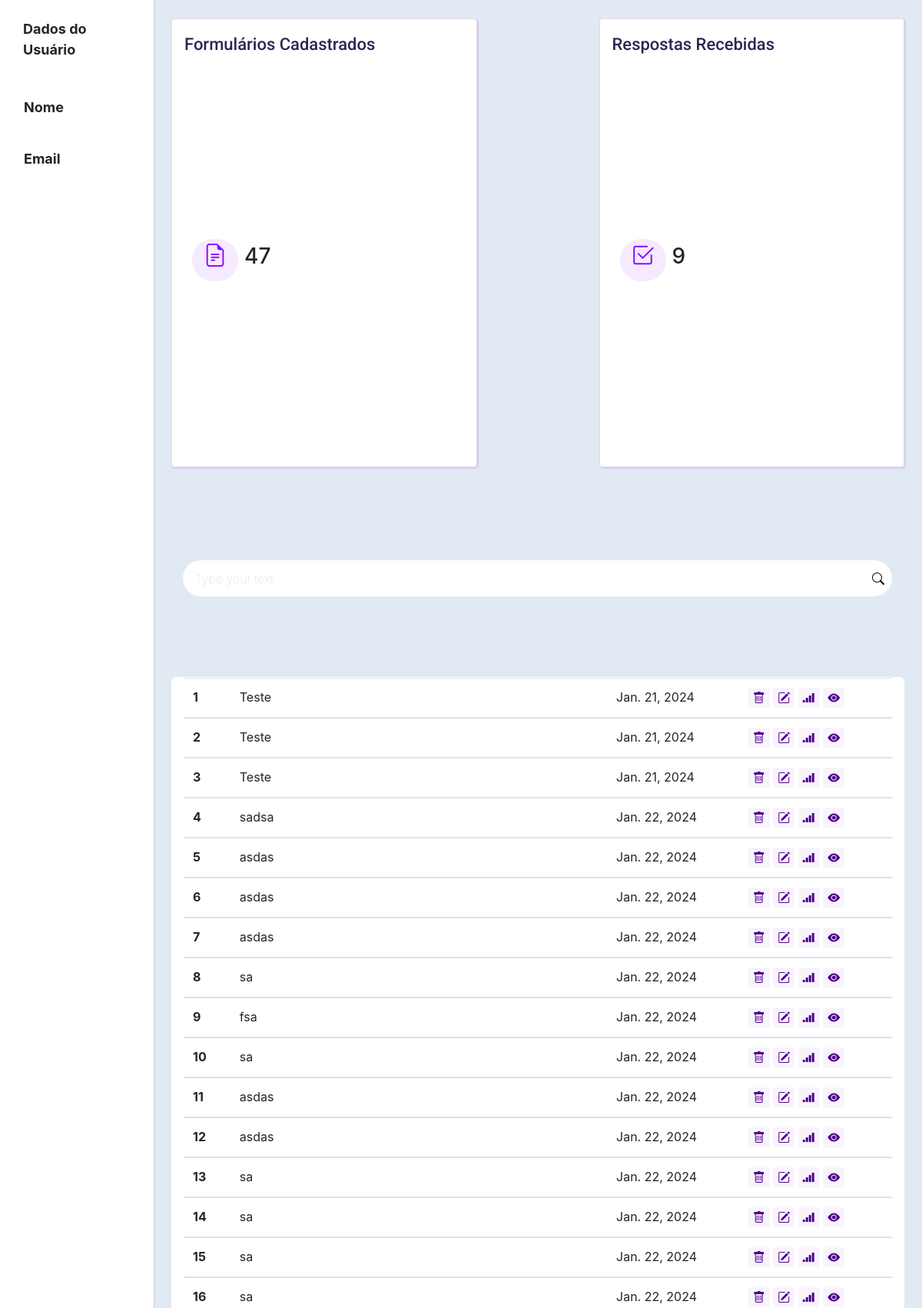
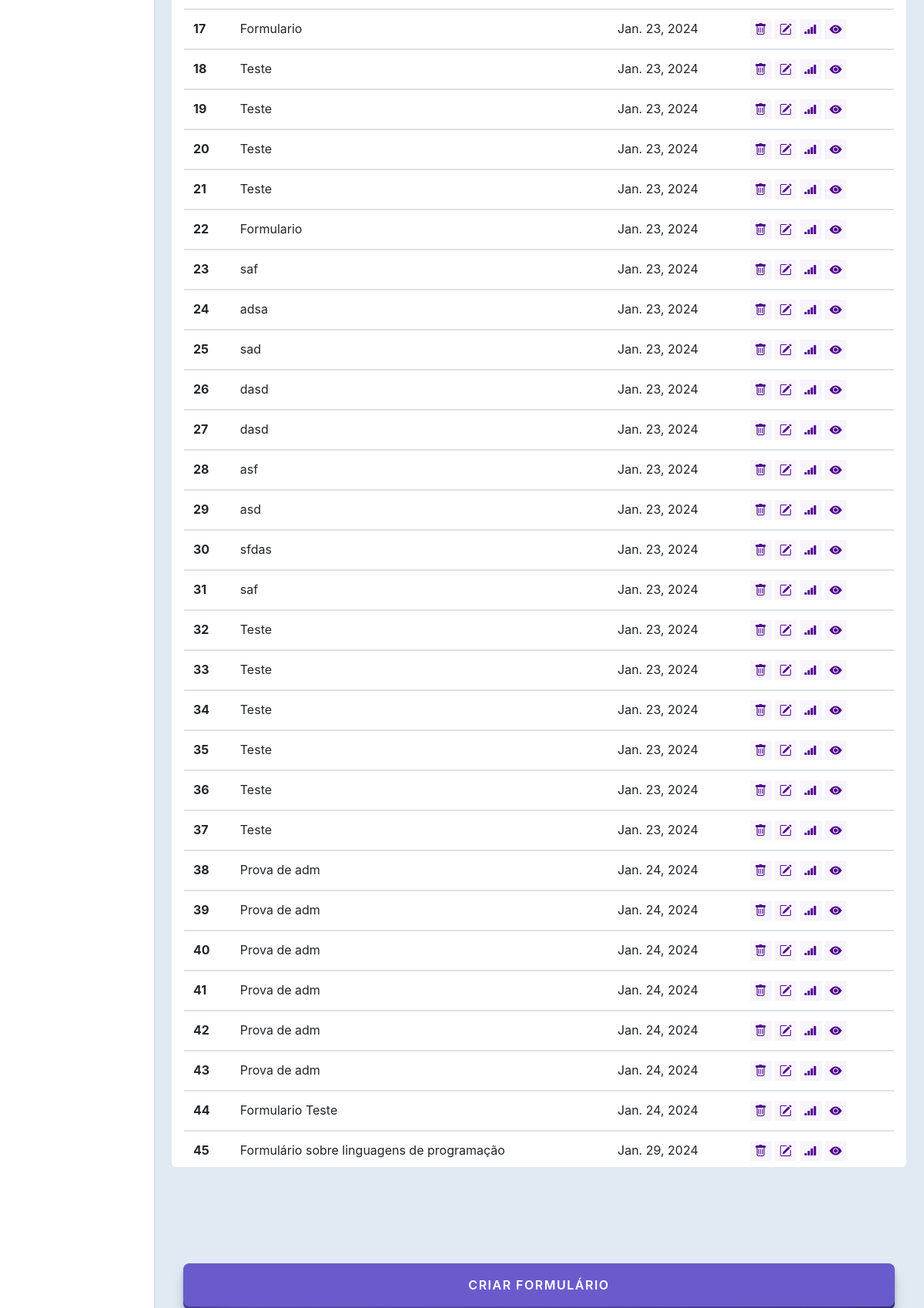
/user/pagina_inicial/ (signed in, upper part), run on the app's committed database (2 pictures, top to bottom).
### formulario/models.py (models this page shows, shortened)
class FormDinamico(models.Model):
    nome = models.CharField(max_length=60)
    descricao = models.CharField(max_length=500)
    data_criacao = models.DateField()
    user = models.ForeignKey(User, default=None, on_delete=models.CASCADE)

### user/views.py (the view)
# urls.py: path('pagina_inicial/', views.dashboard_view, name='pagina_inicial'),
@login_required
def dashboard_view(request):
    if request.method == 'GET':
        context = {}
        user = request.user
        usuario = User.objects.get(id=user.id)
        formularios = FormDinamico.objects.filter(user_id=1)
        resultado = Resposta.objects.filter(questao__formulario__user=1).values('questao_id').annotate(total=Count('questao_id'))
        print(resultado)
        quantidade_resposta = max(resultado.values('total'), key=lambda x: x['total'])['total']
        lista_formulario = []
        for formulario in formularios:
            dicionario = {
                'id': formulario.id,
                'nome': formulario.nome,
                'descricao': formulario.descricao,
                'data': formulario.data_criacao,
            }
            lista_formulario.append(dicionario)
        context['nome'] = usuario.first_name
        context['sobrenome'] = usuario.last_name
        context['email'] = usuario.email
        context['formularios'] = lista_formulario
        context['quantidade_resposta'] = quantidade_resposta
        context['quantidade_formulario'] = formularios.count()
        return render(request, 'pagina_inicial.html', context)

### user/templates/pagina_inicial.html (shortened to what this page needs)
{% load static %}
<!doctype html>
<html lang="pt-BR">
  <head>
    <link rel="stylesheet" href="https://cdn.jsdelivr.net/npm/bootstrap@4.6.1/dist/css/bootstrap.min.css">
    <link rel="stylesheet" href="{% static 'user/pagina_inicial.css' %}">
    <link rel="stylesheet" href="https://cdn.jsdelivr.net/npm/bootstrap-icons@1.3.0/font/bootstrap-icons.css">
    <link rel="stylesheet" href="https://cdnjs.cloudflare.com/ajax/libs/font-awesome/6.0.0/css/all.min.css">
  </head>
  <body>
    <div class="container-fluid">
      <div class="row">
        <nav class="col-md-2 pt-4 d-flex d-md-block sidebar">
            <div class="container titulo-dados-candidato">
                <p>Dados do Usuário</p>
            </div>
            <div class="sidebar-sticky d-flex flex-column pt-3" style="height: 90vh;">
                <ul class="nav p-2 d-flex flex-column">
                    <li class="nav-item p-2">
                        <label>Nome</label>
                    </li>
                    <li class="nav-item p-2">
                        <label>Email</label>
                    </li>
                </ul>
            </div>
        </nav>
        <section class="col-md-10 pt-3 home-section">
            <div class="row m-2 justify-content-between" style="height: 90vh;">
                <div class="col-xxl-4 col-md-5 card">
                    <div class="cad-title"><h5 class="title">Formulários Cadastrados</h5></div>
                    <div class="card-body d-flex">
                        <span class="icon-form"><i class="bi bi-file-earmark-text"></i></span><h3 class="ml-2">{{ quantidade_formulario }}</h3>
                    </div>
                </div>
                <div class="col-xxl-4 col-md-5 card">
                    <div class="cad-title"><h5 class="title">Respostas Recebidas</h5></div>
                    <div class="card-body d-flex">
                        <span class="icon-form"><i class="bi bi-check2-square"></i></span><h3 class="ml-2">{{ quantidade_resposta }}</h3>
                    </div>
                </div>
                <div class="mt-1 col-12">
                    <div class="search mt-3">
                        <input type="text" id="input_busca" class="search__input" placeholder="Type your text">
                        <button class="search__button">
                            <i class="bi bi-search"></i>
                        </button>
                    </div>
                </div>
                <div class="container-form mt-1 col-12">
                    {% if formularios %}
                        <table class="table">
                            {% for formulario in formularios %}
                            <tbody id="table_form">
                            <a href="#">
                                <tr>
                                    <th scope="row">{{ forloop.counter }}</th>
                                    <td>{{ formulario.nome }}</td>
                                    <td>{{ formulario.data }}</td>
                                    <td>
                                        <a href=""><button class="btn-icons"><i class="bi bi-trash"></i></button></a>
                                        <a href=""><button class="btn-icons"><i class="bi bi-pencil-square"></i></i></button></a>
                                        <a href="{% url 'respostas' formulario.id %}"><button class="btn-icons"><i class="bi bi-reception-4"></i></button></a>
                                        <a href=""><button class="btn-icons"><i class="bi bi-eye-fill"></i></button></a>
                                    </td>
                                </tr>
                            </a>
                            </tbody>
                            {% endfor %}
                        </table>
                    {% else %}
                        <h3>Você ainda não cadastrou formulário</h3>
                    {% endif %}
                </div>
                <div class="mt-1 col-12">
                    <a href="{% url 'criar_formulario' %}" class="mt-4 col-12">
                        <div>
                            <div class="">
                                <button class="button-cadastrar">
                                    <span class="front">
                                    Criar Formulário
                                    </span>
                                </button>
                            </div>
                        </div>
                    </a>
                </div>
            </div>
        </section>
      </div>
    </div>
  </body>
</html>

### templates/static/user/pagina_inicial.css (style rules this page uses)
body { background-color: rgb(225, 233, 243); }
.card { padding-left: 1rem; padding-bottom: 10px; height: 15vh; box-shadow: 1px 1px 1px 1px #8c00ff1e; }
.title { padding: 20px 0 5px 0; font-family: "Roboto", sans-serif; font-weight: 500; color: #282753; font-size: 22px; }
.icon-form { width: 60px; background-color: #efdcff9a; border-radius: 50px; color: #8c00ff; display: flex; justify-content: center; font-size: 30px; padding-bottom: 10px; }
.card-body { padding: 0 10px 5px; display: flex; align-items: center; font-size: 28px; }
section .container-form { background-color: white; display: flex; justify-content: center; color: rgb(209, 209, 209); border-radius: 5px; border: 1px solid white; height: 60vh; overflow-y: auto; }
.btn-icons { border-style: none; color: #4e008d; background-color: #d0b6eb27; }
.sidebar { background-color: white; height: 100vh; color: rgb(39, 35, 39); font-size: 18px; font-weight: bold; box-shadow: 1px 0px 1px #8c00ff1e; }
.button-cadastrar { position: relative; background: transparent; padding: 0px; border: none; cursor: pointer; outline-offset: 4px; outline-color: deeppink; transition: filter 250ms; -webkit-tap-highlight-color: rgba(0, 0, 0, 0); width: 100%; }
.front { display: block; position: relative; border-radius: 8px; background: hsl(248, 53%, 58%); padding: 16px 32px; color: white; font-family: -apple-system, BlinkMacSystemFont, "Segoe UI", Roboto, Oxygen, Ubuntu, Cantarell, "Open Sans", "Helvetica Neue", sans-serif; font-weight: 600; text-transform: uppercase; letter-spacing: 1.5px; font-size: 1rem; transform: translateY(-4px); transition: transform 600ms cubic-bezier(0.3, 0.7, 0.4, 1); }
.search { padding-left: 0; display: flex; align-items: center; justify-content: space-between; text-align: center; }
.search__input { font-family: inherit; font-size: inherit; background-color: #ffffff; border: none; color: #646464; padding: 0.7rem 1rem; border-radius: 30px; width: 100%; transition: all ease-in-out .5s; margin-right: -2rem; }
.search__button { border: none; background-color: #ffffff; margin-right: 5px; }

### data on the page
FormDinamico: nome "Teste", data "Jan. 21, 2024"
FormDinamico: nome "Teste", data "Jan. 21, 2024"
FormDinamico: nome "Teste", data "Jan. 21, 2024"
FormDinamico: nome "sadsa", data "Jan. 22, 2024"
FormDinamico: nome "asdas", data "Jan. 22, 2024"
FormDinamico: nome "asdas", data "Jan. 22, 2024"
FormDinamico: nome "asdas", data "Jan. 22, 2024"
FormDinamico: nome "sa", data "Jan. 22, 2024"
FormDinamico: nome "fsa", data "Jan. 22, 2024"
FormDinamico: nome "sa", data "Jan. 22, 2024"
FormDinamico: nome "asdas", data "Jan. 22, 2024"
FormDinamico: nome "asdas", data "Jan. 22, 2024"
FormDinamico: nome "sa", data "Jan. 22, 2024"
FormDinamico: nome "sa", data "Jan. 22, 2024"
FormDinamico: nome "sa", data "Jan. 22, 2024"
FormDinamico: nome "sa", data "Jan. 22, 2024"
FormDinamico: nome "Formulario", data "Jan. 23, 2024"
FormDinamico: nome "Teste", data "Jan. 23, 2024"
FormDinamico: nome "Teste", data "Jan. 23, 2024"
FormDinamico: nome "Teste", data "Jan. 23, 2024"
FormDinamico: nome "Teste", data "Jan. 23, 2024"
FormDinamico: nome "Formulario", data "Jan. 23, 2024"
FormDinamico: nome "saf", data "Jan. 23, 2024"
FormDinamico: nome "adsa", data "Jan. 23, 2024"
FormDinamico: nome "sad", data "Jan. 23, 2024"
FormDinamico: nome "dasd", data "Jan. 23, 2024"
FormDinamico: nome "dasd", data "Jan. 23, 2024"
FormDinamico: nome "asf", data "Jan. 23, 2024"
FormDinamico: nome "asd", data "Jan. 23, 2024"
FormDinamico: nome "sfdas", data "Jan. 23, 2024"
FormDinamico: nome "saf", data "Jan. 23, 2024"
FormDinamico: nome "Teste", data "Jan. 23, 2024"
FormDinamico: nome "Teste", data "Jan. 23, 2024"
FormDinamico: nome "Teste", data "Jan. 23, 2024"
FormDinamico: nome "Teste", data "Jan. 23, 2024"
FormDinamico: nome "Teste", data "Jan. 23, 2024"
FormDinamico: nome "Teste", data "Jan. 23, 2024"
FormDinamico: nome "Prova de adm", data "Jan. 24, 2024"
FormDinamico: nome "Prova de adm", data "Jan. 24, 2024"
FormDinamico: nome "Prova de adm", data "Jan. 24, 2024"
FormDinamico: nome "Prova de adm", data "Jan. 24, 2024"
FormDinamico: nome "Prova de adm", data "Jan. 24, 2024"
FormDinamico: nome "Prova de adm", data "Jan. 24, 2024"
FormDinamico: nome "Formulario Teste", data "Jan. 24, 2024"
FormDinamico: nome "Formulário sobre linguagens de programação", data "Jan. 29, 2024"

### other printed values
{{ quantidade_formulario }} "47"
{{ quantidade_resposta }} "9"
